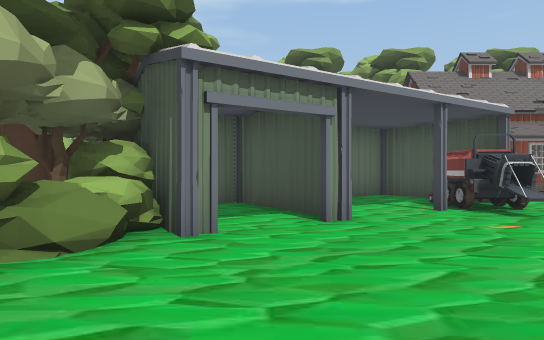
View 1 (above)

24 first-person views from a walk through a scene from a Unity 3-D project. The camera is 1.4 m above the floor, looks level and sees 75° across. Doors are open. The floor is counted in squares, 2 m on a side. Each view is taken from the middle of a square. On the plan, view 1 faces up. The plan holds only what a view shows up to about 11 squares ahead; the rest is blank. The place goes on beyond the plan. The player is left out.

View 2
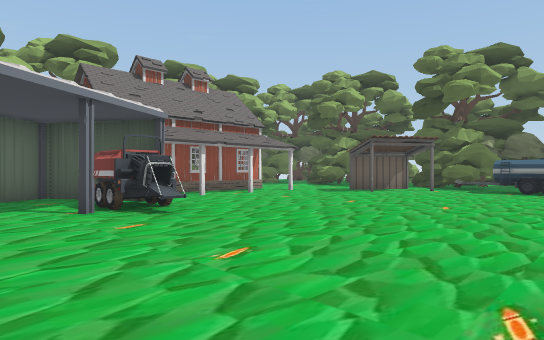

View 3
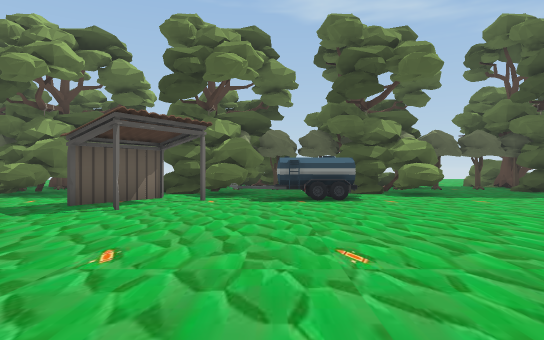

View 4
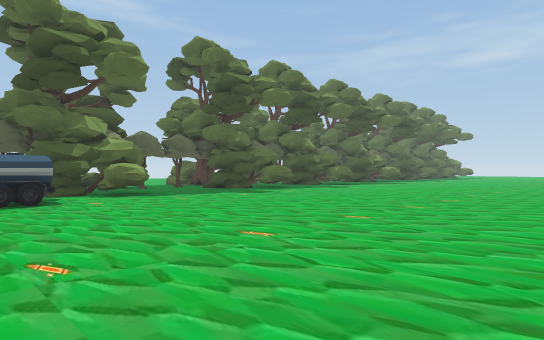

View 5
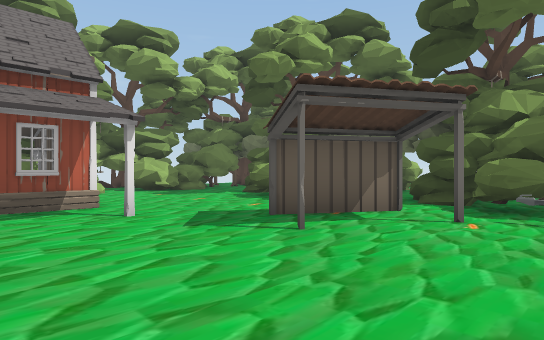

View 6
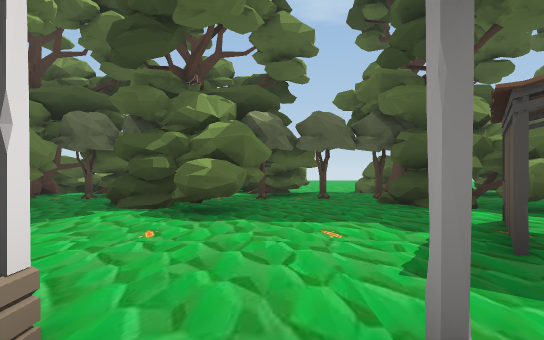

View 7
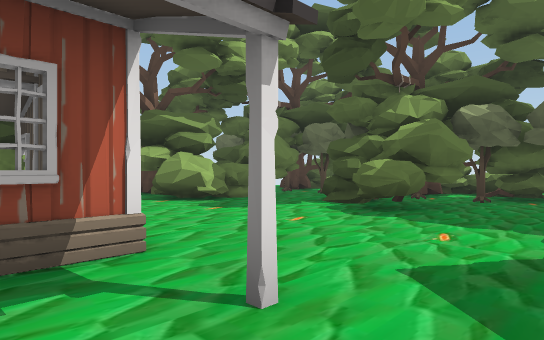

View 8
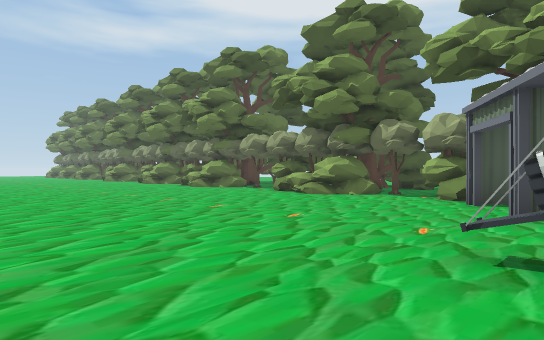

View 9
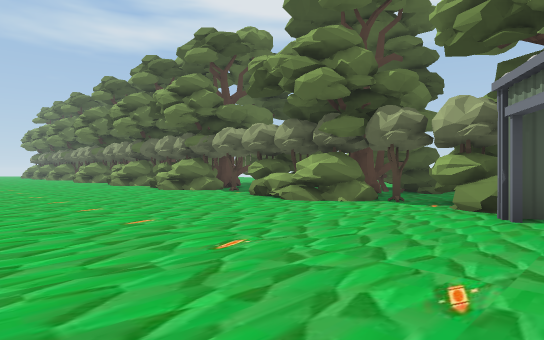

View 10
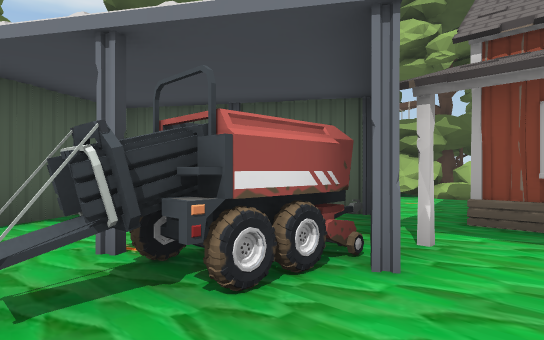

View 11
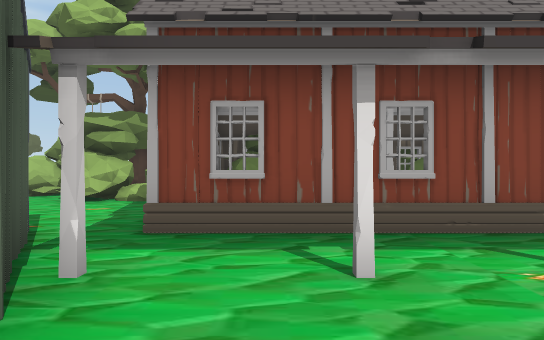

View 12
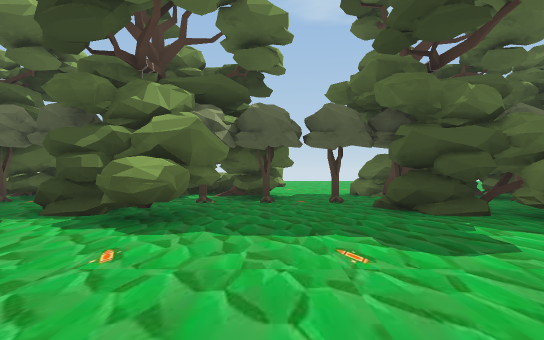

View 13
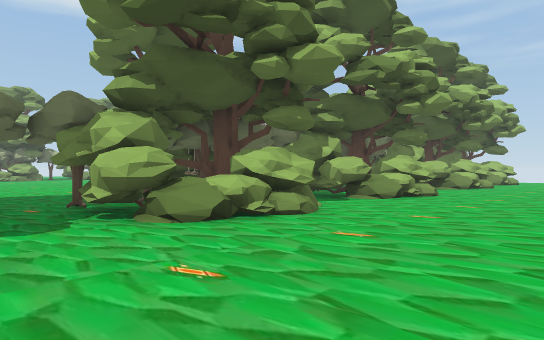

View 14
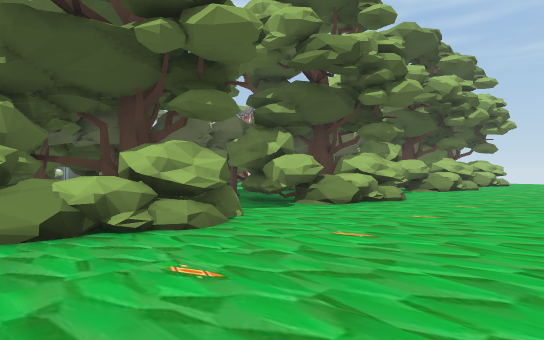

View 15
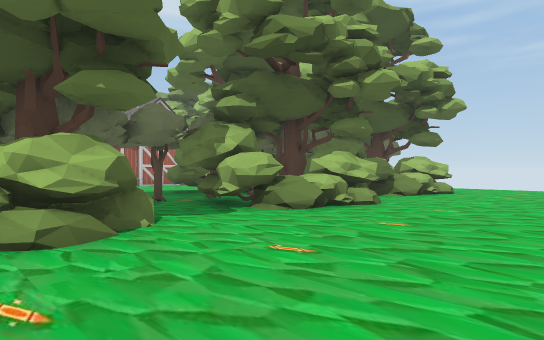

View 16
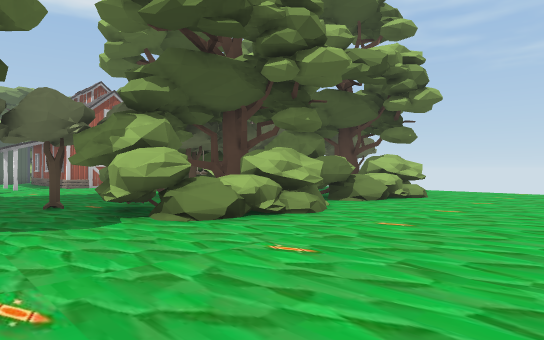

View 17
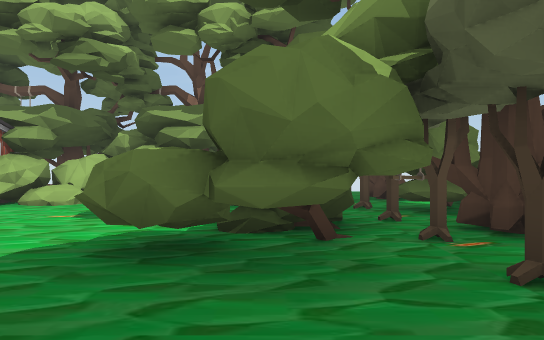

View 18
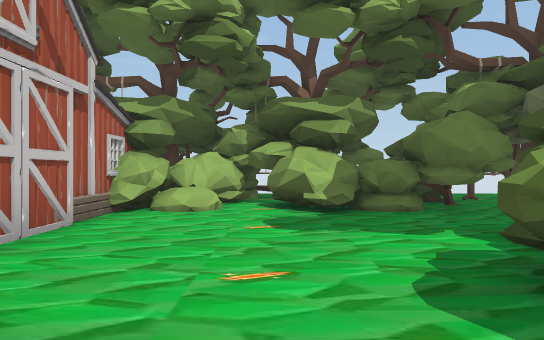

View 19
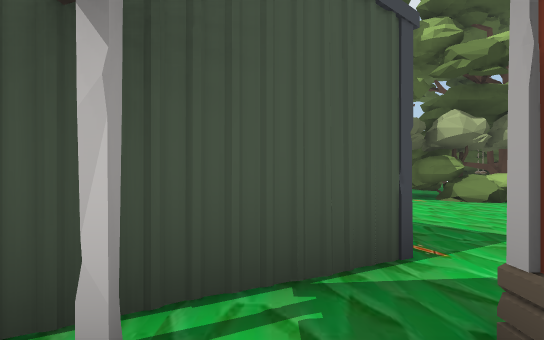

View 20
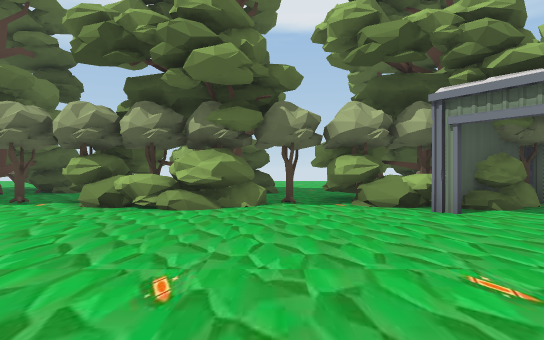

View 21
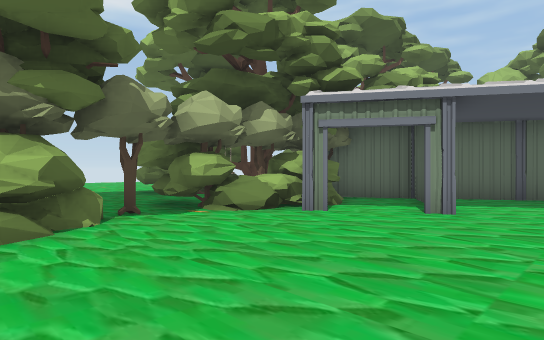

View 22
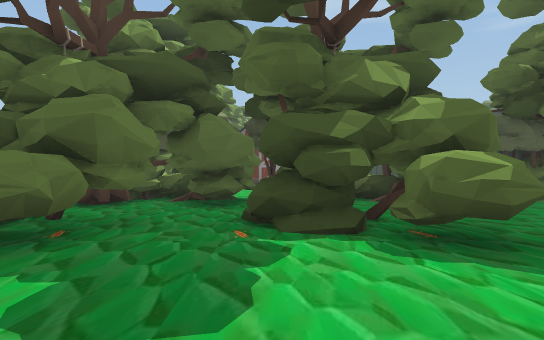

View 23
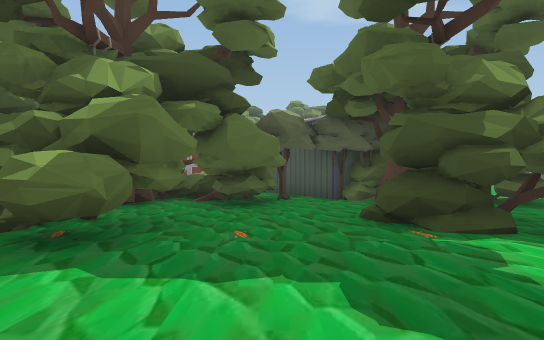

View 24
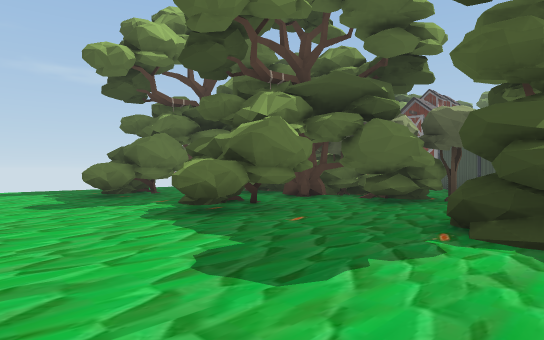

### Floor plan
Key: @ floor where view 1 was taken; # wall or solid block; . main floor; : floor 0.5 m higher than the main floor; D open door; B barn; T tree; H thing the floor can be seen under or through; O other object.
Columns run from 11 left of view 1 to 25 right of it. Each row starts with its distance up from view 1.
 18                        T.    O.  ..
 17   ..        TTT TT  TTTTTTTT .. ...
 16   ..TTT   TT T       TTTTTTTTT TT...
 15  ..  T..   TTTT TT  TTTTTTTTTTT T...
 14  ..TTT.TTTT.TT: TT B TT..TTT#TTTT...
 13  ......T T......B  B B.......TT ....
 12 .....T..OT..... B    B.....TTO T....
 11  ...TTTTTT .... B    B.....TTTTTT...
 10  ..TTT..TT   #HHBBBBBB....TT# TTT....
  9 .......TTT  ##.H.............TTTT....
  8 .......#TT###..O.............TTT.....
  7 .........###...O.......O.............
  6  ...TTT.TT.##.#O........OO.TTTTT.....
  5 . ..TT.TTT.D#..O..........TTTTTTT...
  4    TTT..TT#D.............TTT#TTTT....
  3    ....TTT...............O...TTT....
  2      ..TT...............OO....T.....
  1      T..TT...............O.TTO.T.....
  0      TTTTT.@...............TTTTTT....
 -1         TT................TTTOTTT....
 -2        TTT.................TT#TTT....
 -3         TT...................TTT.....
 -4        .O....................O......
 -5      T...  ................T....... .
 -6     TTTTTT  ........... ...TTTTTT

Where each view was taken, in squares from view 1:
view 1: 0 up, 0 right, facing up
view 2: 0 up, 1 right, facing up-right
view 3: 3 up, 5 right, facing right
view 4: 3 up, 5 right, facing down-right
view 5: 3 up, 8 right, facing up-right
view 6: 9 up, 9 right, facing right
view 7: 7 up, 9 right, facing up-right
view 8: 6 up, 7 right, facing down-left
view 9: 5 up, 5 right, facing down-left
view 10: 5 up, 6 right, facing up-left
view 11: 6 up, 6 right, facing up
view 12: 3 down, 10 right, facing right
view 13: 5 down, 25 right, facing up-left
view 14: 3 down, 25 right, facing up-left
view 15: 4 up, 25 right, facing up-left
view 16: 6 up, 25 right, facing up-left
view 17: 7 up, 16 right, facing up
view 18: 8 up, 13 right, facing up
view 19: 9 up, 6 right, facing left
view 20: 1 up, 5 right, facing left
view 21: 1 down, 3 right, facing up-left
view 22: 12 up, 11 left, facing right
view 23: 8 up, 11 left, facing right
view 24: 5 up, 11 left, facing up-right
